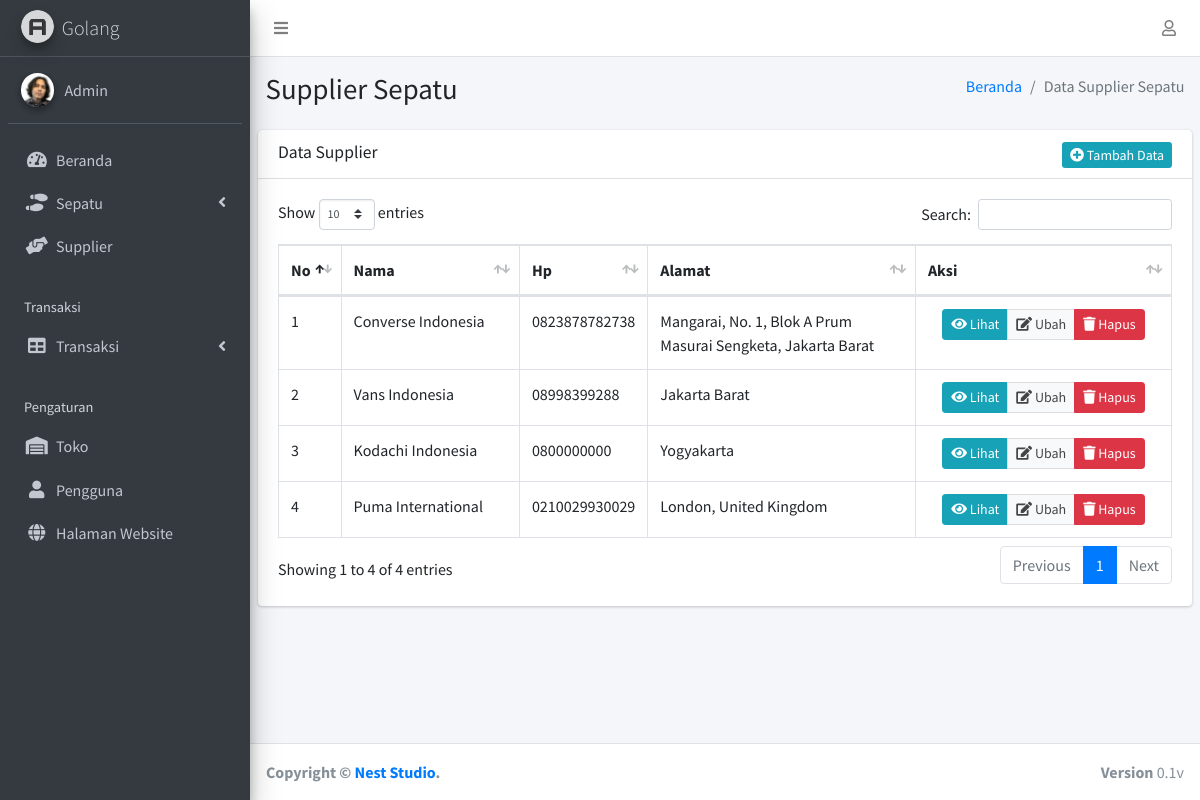
/admin/?halaman=supplier (signed in), run on the app's committed database.
### tables this page shows
CREATE TABLE `tb_profil_perusahaan` (
  `id_profil` int(11) NOT NULL,
  `nama` varchar(30) NOT NULL,
  `slogan` varchar(30) NOT NULL,
  `alamat` text NOT NULL,
  `no_hp` varchar(13) NOT NULL,
  `email` varchar(40) NOT NULL,
  `detail` text NOT NULL,
  `logo` varchar(100) NOT NULL
);

CREATE TABLE `tb_supplier` (
  `id_supplier` int(11) NOT NULL,
  `nama` varchar(100) NOT NULL,
  `hp` varchar(14) NOT NULL,
  `alamat` text NOT NULL,
  `detail` text DEFAULT NULL,
  `dibuat` datetime NOT NULL DEFAULT current_timestamp(),
  `diubah` datetime DEFAULT NULL
);

### admin/model/perusahaan/perusahaan_profil.php (called while the page is built)
<?php
    $sql = mysqli_query ($koneksi, "select* from tb_profil_perusahaan");
    $result = $sql->fetch_assoc();
?>

### admin/view/supplier/supplier_data.php (the view, shortened to what this page needs)
<div class="content-wrapper">
    <section class="content-header">
      <div class="container-fluid">
        <div class="row mb-2">
          <div class="col-sm-6">
            <h1>Supplier Sepatu </h1>
          </div>
          <div class="col-sm-6">
            <ol class="breadcrumb float-sm-right">
              <li class="breadcrumb-item"><a href="./">Beranda</a></li>
              <li class="breadcrumb-item active">Data Supplier Sepatu</li>
            </ol>
          </div>
        </div>
    </section>
    <section class="content">
      <div class="row">
        <div class="col-12">
          <div class="card">
            <div class="card-header">
              <h3 class="card-title">Data Supplier</h3>
              <div class="float-right">
              <a href="?halaman=supplier&aksi=tambah" class="btn-sm btn-info"><i class="fas  fa-plus-circle"></i>  Tambah Data</a>
              </div>
            </div>
            <div class="card-body">
              <table id="example2" class="table table-bordered table-hover float-left">
                <thead>
                <tr>
                  <th style="width: 10%">No</th>
                  <th style="width: 20%">Nama</th>
                  <th style="width: 5%">Hp</th>
                  <th style="width: 30%">Alamat</th>
                  <th style="width: 30%">Aksi</th>
                </tr>
                </thead>
                <tbody>
                <tr>
                <?php
                $no=1;
                $sql = mysqli_query ($koneksi, "select * from tb_supplier");
                while ($result = $sql->fetch_assoc()) {
                ?>
                  <td width="5%"><?php echo $no++; ?></td>
                  <td width="20%"><?php echo $result['nama']; ?></td>
                  <td width="10%"><?php echo $result['hp']; ?></td>
                  <td width="30%"><?php echo $result['alamat']; ?></td>
                  <td class="text-center">
                      <div class="btn-group btn-group-sm float-none">
                      <button id="select" class="btn btn-info" data-toggle="modal" data-target="#modal-item"
                        data-nama="<?php echo $result['nama']; ?>"
                        data-hp="<?php echo $result['hp']; ?>"
                        data-alamat="<?php echo $result['alamat']; ?>"
                        data-detail="<?php echo $result['detail']; ?>"
                        ><i class="fas fa-eye"></i> Lihat</button>
                        <a href="?halaman=supplier&aksi=edit&id=<?php echo $result ['id_supplier']; ?>" class="btn btn-default"><i class="fas fa-edit"></i> Ubah</a>
                        <button onClick="ShowModals(this)"  data-id="<?php echo $result ['id_supplier']; ?>" class="btn btn-danger"><i class="fas fa-trash"></i> Hapus</button>
                      </div>
                    </td>
                  </tr>
                  <?php } ?>
                </tbody>
              </table>
            </div>
          </div>
        </div>
      </div>
    </section>
  </div>

### admin/index.php (shortened to what this page needs)
<?php
    if(!isset($_SESSION['nama_akun'])){
      header("location: ../.../../view/login.php");
    }else {
        $now = time();
        if ($now > $_SESSION['expire']) {
            session_destroy();
            header("location: ../.../../view/login.php");
        }else {
          $nama=$_SESSION['nama'];
          $foto=$_SESSION['foto'];
          include_once 'model/config.php';
          include_once 'model/perusahaan/perusahaan_profil.php';
?>
<!DOCTYPE html>
<html>
<head>
  <link rel="stylesheet" href="assets/plugins/fontawesome-free/css/all.min.css">
  <link rel="stylesheet" href="https://code.ionicframework.com/ionicons/2.0.1/css/ionicons.min.css">
  <link rel="stylesheet" href="assets/plugins/sweetalert2-theme-bootstrap-4/bootstrap-4.min.css">
  <link rel="stylesheet" href="assets/plugins/datatables-bs4/css/dataTables.bootstrap4.css">
  <link rel="stylesheet" href="assets/dist/css/adminlte.min.css">
</head>
<body class="hold-transition sidebar-mini">
<div class="wrapper">
  <nav class="main-header navbar navbar-expand navbar-white navbar-light">
    <ul class="navbar-nav">
      <li class="nav-item">
        <a class="nav-link" data-widget="pushmenu" href="#"><i class="fas fa-bars"></i></a>
      </li>
    </ul>
    <ul class="navbar-nav ml-auto">
      <li class="nav-item dropdown">
        <a class="nav-link" data-toggle="dropdown" href="#">
          <i class="far fa-user"></i>
        </a>
      </li>
    </ul>
  </nav>
  <aside class="main-sidebar sidebar-dark-primary elevation-4">
    <a href="assets/index3.html" class="brand-link">
      <img src="assets/dist/img/AdminLTELogo.png"
           alt="AdminLTE Logo"
           class="brand-image img-circle elevation-3"
           style="opacity: .8">
      <span class="brand-text font-weight-light"><?php echo $result['nama'];?></span>
    </a>
    <div class="sidebar">
      <div class="user-panel mt-3 pb-3 mb-3 d-flex">
        <div class="image">
          <img src="upload/pengguna/<?php echo($foto)?>" class="img-circle elevation-2" alt="a">
        </div>
        <div class="info">
          <a href="#" class="d-block"><?php echo($nama)?></a>
        </div>
      </div>
      <nav class="mt-2">
        <ul class="nav nav-pills nav-sidebar flex-column" data-widget="treeview" role="menu" data-accordion="false">
          <li class="nav-item ">
            <a href="./" class="nav-link ">
              <i class="nav-icon fas fa-tachometer-alt"></i>
              <p>
                Beranda
              </p>
            </a>
          </li>
          <li class="nav-item has-treeview ">
            <a href="#" class="nav-link ">
            <i class="fas fa-shoe-prints nav-icon"></i>
              <p>
                Sepatu
                <i class="fas fa-angle-left right"></i>
              </p>
            </a>
          </li>
          <li class="nav-item">
                <a href="?halaman=supplier" class="nav-link">
                <i class="fas fa-hands-helping nav-icon"></i>
                  <p>Supplier</p>
                </a>
              </li>
          <li class="nav-header">Transaksi</li>
          <li class="nav-item has-treeview ">
            <a href="#" class="nav-link ">
              <i class="nav-icon fas fa-table"></i>
              <p>
                Transaksi
                <i class="fas fa-angle-left right"></i>
              </p>
            </a>
          </li>
          <li class="nav-header">Pengaturan</li>
          <li class="nav-item">
                <a href="?halaman=instansi" class="nav-link">
                <i class="fas fa-warehouse  nav-icon"></i>
                  <p>Toko</p>
                </a>
              </li>
              <li class="nav-item">
                <a href="?halaman=pengguna" class="nav-link">
                  <i class="fa fa-user nav-icon"></i>
                  <p>Pengguna</p>
                </a>
              </li>
          <li class="nav-item">
            <a href="../" class="nav-link">
            <i class="fas fa-globe nav-icon"></i>
              <p>Halaman Website</p>
            </a>
          </li>
        </ul>
      </nav>
    </div>
  </aside>
    <?php include 'page.php'; ?>
  <footer class="main-footer">
    <div class="float-right d-none d-sm-block">
      <b>Version</b> 0.1v
    </div>
    <strong>Copyright &copy; <a href="">Nest Studio</a>.</strong>
  </footer>
</div>
<?php
        }
    }
?>
</body>
</html>

### data on the page
tb_profil_perusahaan: nama "Golang"
tb_supplier: nama "Converse Indonesia", hp "0823878782738", alamat "Mangarai, No. 1, Blok A Prum Masurai Sengketa, Jakarta Barat"
tb_supplier: nama "Vans Indonesia", hp "08998399288", alamat "Jakarta Barat"
tb_supplier: nama "Kodachi Indonesia", hp "0800000000", alamat "Yogyakarta"
tb_supplier: nama "Puma International", hp "0210029930029", alamat "London, United Kingdom"

### other printed values
$nama "Admin"
